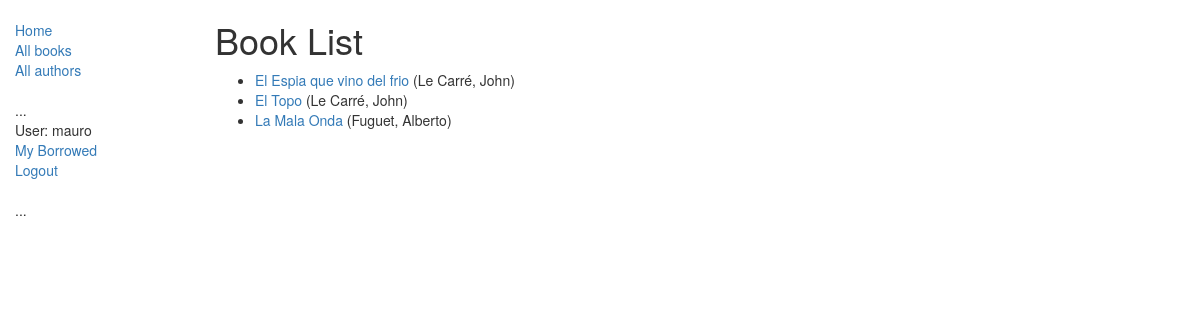
Screenshot of /catalog/books/ (signed in) with the database file from the repository.
### catalog/models.py (models this page shows, shortened)
class Book(models.Model):
    title = models.CharField(max_length=200)
    author = models.ForeignKey('Author', on_delete=models.SET_NULL, null=True)
    summary = models.TextField(max_length=1000, help_text='Enter a brief description of the book')
    isbn = models.CharField('ISBN',max_length=13, help_text='13 Character <a href="https://www.isbn-international.org/content/what-isbn">ISBN number</a>')
    genre = models.ManyToManyField(Genre, help_text='Select a genre for this book')
    language = models.ForeignKey('Language', on_delete=models.SET_NULL, null=True)
    def get_absolute_url(self):
        return reverse('book-detail', args=[str(self.id)])
    def display_genre(self):
        """
        Creates a string for the Genre. This is required to display genre in Admin.
        """
        return ', '.join([ genre.name for genre in self.genre.all()[:3] ])
    display_genre.short_description = 'Genre'

class Author(models.Model):
    first_name = models.CharField(max_length=100)
    last_name = models.CharField(max_length=100)
    date_of_birth = models.DateField(null=True, blank=True)
    date_of_death = models.DateField('Died', null=True, blank=True)
    class Meta:
        ordering = ["last_name","first_name"]
    def __str__(self):
        return '{0}, {1}'.format(self.last_name,self.first_name)

### catalog/views.py (the view)
class BookListView(generic.ListView):
    model = Book
    paginate_by = 10

### catalog/templates/catalog/book_list.html
{% extends "base_generic.html" %}
{% block content %}
    <h1>Book List</h1>
    {% if book_list %}
    <ul>
      {% for book in book_list %}
      <li>
        <a href="{{ book.get_absolute_url }}">{{ book.title }}</a> ({{book.author}})
      </li>
      {% endfor %}
    </ul>
    {% else %}
      <p>There are no books in the library.</p>
    {% endif %}
{% endblock %}

### catalog/templates/base_generic.html (shortened to what this page needs)
<!DOCTYPE html>
<html lang="en">
<head>
  <link rel="stylesheet" href="https://maxcdn.bootstrapcdn.com/bootstrap/3.3.7/css/bootstrap.min.css">
  {% load static %}
  <link rel="stylesheet" href="{% static 'css/styles.css' %}">
</head>
<body>
  <div class="container-fluid">
    <div class="row">
      <div class="col-sm-2">
      {% block sidebar %}
      <ul class="sidebar-nav">
          <li><a href="{% url 'index' %}">Home</a></li>
          <li><a href="{% url 'books' %}">All books</a></li>
          <li><a href="{% url 'authors' %}">All authors</a></li>
      </ul>
      <ul class="sidebar-nav">
            ...
           {% if user.is_authenticated %}
             <li>User: {{ user.get_username }}</li>
             <li><a href="{% url 'my-borrowed' %}">My Borrowed</a></li>
             <li><a href="{% url 'logout'%}?next={{request.path}}">Logout</a></li>
           {% else %}
             <li><a href="{% url 'login'%}?next={{request.path}}">Login</a></li>
           {% endif %}
      </ul>
      <ul class="sidebar-nav">
            ...
      </ul>
     {% endblock %}
      </div>
      <div class="col-sm-10 ">
      {% block content %}{% endblock %}
      </div>
    </div>
  </div>
</body>
</html>

### catalog/static/css/styles.css (style rules this page uses)
.sidebar-nav { margin-top: 20px; padding: 0; list-style: none; }

### rows the page displays
Book: title "El Espia que vino del frio", author "Le Carré, John"
Book: title "El Topo", author "Le Carré, John"
Book: title "La Mala Onda", author "Fuguet, Alberto"

### other values shown
{{ user.get_username }} "mauro"
